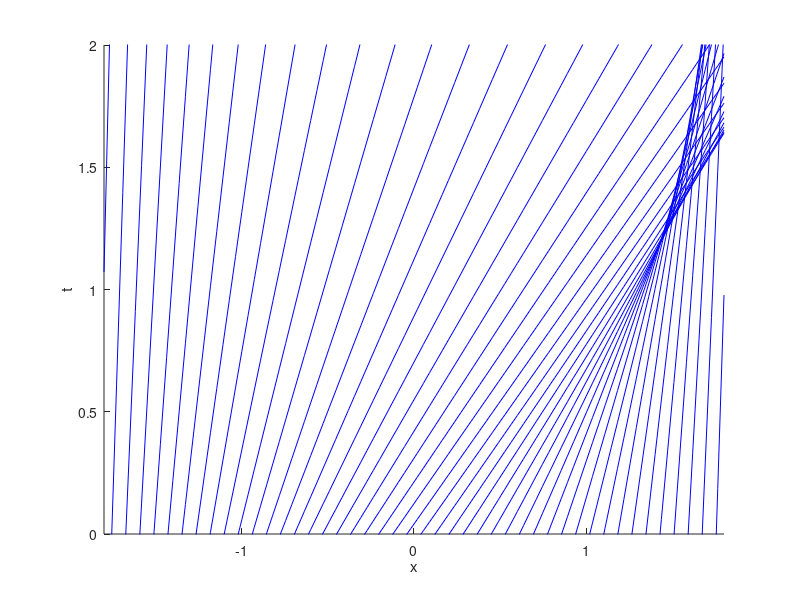

This chart was generated by the following MATLAB code:
clc; clear all; close all;

x_mesh = linspace(-1.8, 1.8, 100);
x0_list = zeros(1, length(x_mesh));
t = .6;
%fun1 = @(x0, x) (x - x0) .* exp(x0.^2);

for i = 1:length(x_mesh)
x = x_mesh(i);
fun = @(x0) x0 - x + t * exp(-x0^2);
x0_list(i) = fzero(fun, x);

end

u = exp(-x0_list.^2);
%plot(x_mesh, u)
%%
figure
hold on
for x0 = linspace(-2, 2, 50)
    t = (x_mesh - x0) .* exp(x0.^2);
    plot(x_mesh,t, 'Color', 'b')

    xlabel('x')
    ylabel('t')
end
axis([-1.8 1.8 0 2])
hold off